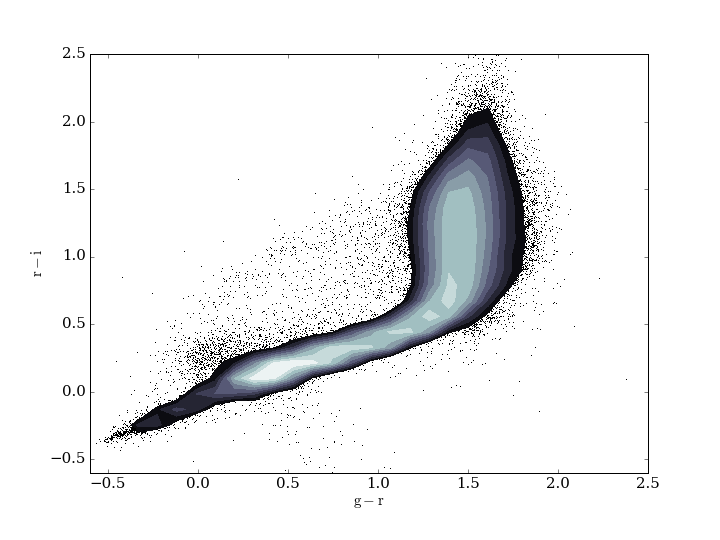

Generate this figure with Python:
"""
SDSS Stripe 82 Standard Stars
-----------------------------
Figure 1.9.
Scatter plot with contours over dense regions.This is a color-color diagram
of the entire set of SDSS Stripe 82 standard stars; cf. figure 1.6.
"""
# Author: Jake VanderPlas
# License: BSD
#   The figure produced by this code is published in the textbook
#   "Statistics, Data Mining, and Machine Learning in Astronomy" (2013)
#   For more information, see http://astroML.github.com
#   To report a bug or issue, use the following forum:
#    https://groups.google.com/forum/#!forum/astroml-general
from matplotlib import pyplot as plt

from astroML.plotting import scatter_contour
from astroML.datasets import fetch_sdss_S82standards

#----------------------------------------------------------------------
# This function adjusts matplotlib settings for a uniform feel in the textbook.
# Note that with usetex=True, fonts are rendered with LaTeX.  This may
# result in an error if LaTeX is not installed on your system.  In that case,
# you can set usetex to False.
from astroML.plotting import setup_text_plots
setup_text_plots(fontsize=15, usetex=False)

#------------------------------------------------------------
# Fetch the Stripe 82 standard star catalog

data = fetch_sdss_S82standards()

g = data['mmu_g']
r = data['mmu_r']
i = data['mmu_i']

#------------------------------------------------------------
# plot the results
fig, ax = plt.subplots(figsize=(10, 7.5))
scatter_contour(g - r, r - i, threshold=200, log_counts=True, ax=ax,
                histogram2d_args=dict(bins=40),
                plot_args=dict(marker=',', linestyle='none', color='black'),
                contour_args=dict(cmap=plt.cm.bone))

ax.set_xlabel(r'${\rm g - r}$')
ax.set_ylabel(r'${\rm r - i}$')

ax.set_xlim(-0.6, 2.5)
ax.set_ylim(-0.6, 2.5)

plt.show()
